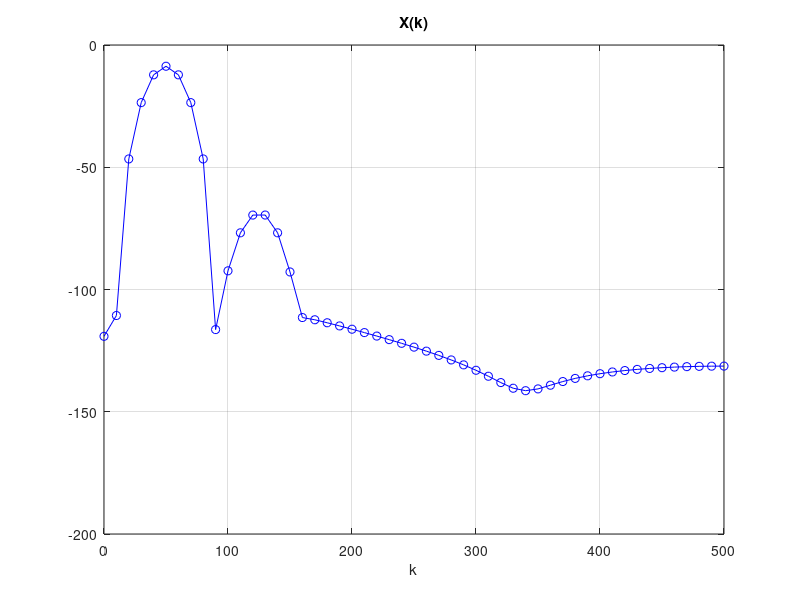

MATLAB code to generate this figure:
%Task6_1_0.m

clc; clear; close all;

fs = 1000; % sampling ratio (Hz)
N = 100; % number of signal samples, 100 or 1000, change to 1000 in task 1_2
dt=1/fs; t=dt*(0:N-1); % time scaling

% Signal
f0=50; %x = 100*sin(2*pi*f0*t); % signal with frequency f0 = 50,100,125,200 Hz
figure(1); 
%plot(t,x,'bo-'); xlabel('t[s]'); title('x(t)'); grid;

%w = ones(1,N) %task 1_4
w = chebwin(N,100)'; %task 1_6
%x=w  
%x = w.*(sin(2*pi*50*t)+sin(2*pi*125*t)) %task 1_5, task 1_7

%x = (sin(2*pi*50*t)+0.001*sin(2*pi*125*t)) %task 1_8
x = w.*(sin(2*pi*50*t)+0.001*sin(2*pi*125*t)) %task 1_9

% FFT spectrum
X = fft(x); % FFT
f = fs/N *(0:N-1); % frequency axis
k=1:N/2+1; %task 1_1
figure(2); 
%plot(f,1/N*abs(X),'bo-'); xlabel('k'); title('X(k)'); grid; %initial task
X = 20*log10(2/N*abs(X(k))) %task 1_3
plot(f(k),X(k), '-bo'); xlabel('k'); title('X(k)'); grid; %task
%1_1



